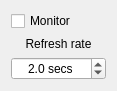
  <widget class="QWidget" name="">
   <property name="geometry">
    <rect>
     <x>11</x>
     <y>62</y>
     <width>117</width>
     <height>74</height>
    </rect>
   </property>
   <layout class="QGridLayout" name="gridLayout_4">
    <item row="0" column="0">
     <widget class="QCheckBox" name="monitor">
      <property name="text">
       <string>Monitor</string>
      </property>
      <property name="checked">
       <bool>false</bool>
      </property>
     </widget>
    </item>
    <item row="1" column="0">
     <widget class="QLabel" name="label_47">
      <property name="text">
       <string>Refresh rate</string>
      </property>
      <property name="alignment">
       <set>Qt::AlignCenter</set>
      </property>
     </widget>
    </item>
    <item row="2" column="0">
     <widget class="QDoubleSpinBox" name="refresh_rate">
      <property name="minimumSize">
       <size>
        <width>91</width>
        <height>0</height>
       </size>
      </property>
      <property name="alignment">
       <set>Qt::AlignCenter</set>
      </property>
      <property name="suffix">
       <string> secs</string>
      </property>
      <property name="decimals">
       <number>1</number>
      </property>
      <property name="maximum">
       <double>9999999.000000000000000</double>
      </property>
      <property name="singleStep">
       <double>0.500000000000000</double>
      </property>
      <property name="value">
       <double>2.000000000000000</double>
      </property>
     </widget>
    </item>
   </layout>
  </widget>
